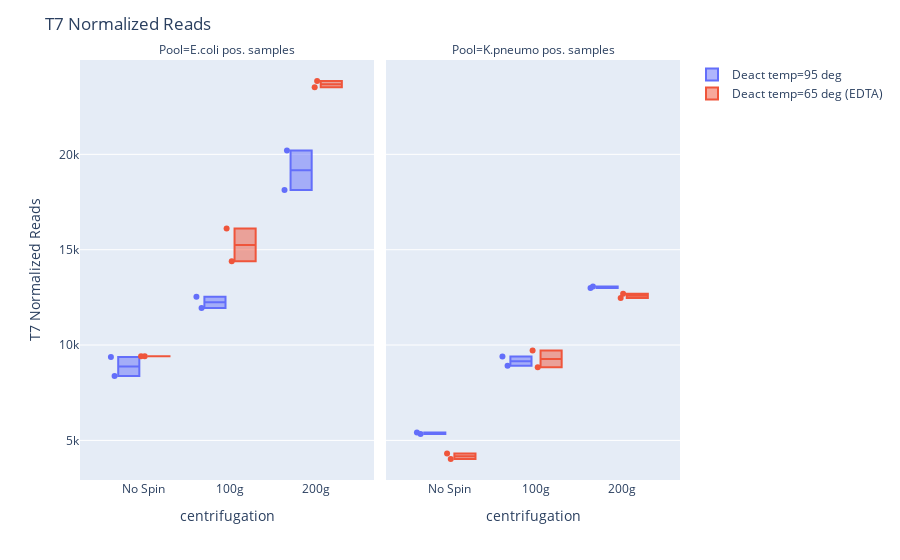

This figure's notebook cell:
### Code cell
fig_t7 = px.box(merged, x='centrifugation', y='t7_normalized_reads', color='Deact temp',
                labels={'t7_normalized_reads': 'T7 Normalized Reads'}, points='all',
                facet_col='Pool', category_orders={'centrifugation': ['No Spin', '100g', '200g']})
fig_t7.update_layout(height=700, title='T7 Normalized Reads')
fig_t7.show()

### Figure 1 — Plotly figure (JSON) as saved in the notebook; plotly's stock layout.template omitted (floating-point values rounded to 4 significant figures)
{"data": [{"alignmentgroup": "True", "boxpoints": "all", "hoverlabel": {"namelength": 0}, "hovertemplate": "Deact temp=95 deg<br>Pool=E.coli pos. samples<br>centrifugation=%{x}<br>T7 Normalized Reads=%{y}", "legendgroup": "Deact temp=95 deg", "marker": {"color": "#636efa"}, "name": "Deact temp=95 deg", "notched": false, "offsetgroup": "Deact temp=95 deg", "orientation": "v", "showlegend": true, "type": "box", "x": ["No Spin", "No Spin", "200g", "200g", "100g", "100g"], "x0": " ", "xaxis": "x", "y": [9377.0, 8378.0, 20200.0, 18130.0, 11950.0, 12540.0], "y0": " ", "yaxis": "y"}, {"alignmentgroup": "True", "boxpoints": "all", "hoverlabel": {"namelength": 0}, "hovertemplate": "Deact temp=95 deg<br>Pool=K.pneumo pos. samples<br>centrifugation=%{x}<br>T7 Normalized Reads=%{y}", "legendgroup": "Deact temp=95 deg", "marker": {"color": "#636efa"}, "name": "Deact temp=95 deg", "notched": false, "offsetgroup": "Deact temp=95 deg", "orientation": "v", "showlegend": false, "type": "box", "x": ["No Spin", "No Spin", "200g", "200g", "100g", "100g"], "x0": " ", "xaxis": "x2", "y": [5337.0, 5419.0, 13070.0, 13000.0, 8908.0, 9394.0], "y0": " ", "yaxis": "y2"}, {"alignmentgroup": "True", "boxpoints": "all", "hoverlabel": {"namelength": 0}, "hovertemplate": "Deact temp=65 deg (EDTA)<br>Pool=E.coli pos. samples<br>centrifugation=%{x}<br>T7 Normalized Reads=%{y}", "legendgroup": "Deact temp=65 deg (EDTA)", "marker": {"color": "#EF553B"}, "name": "Deact temp=65 deg (EDTA)", "notched": false, "offsetgroup": "Deact temp=65 deg (EDTA)", "orientation": "v", "showlegend": true, "type": "box", "x": ["No Spin", "No Spin", "200g", "200g", "100g", "100g"], "x0": " ", "xaxis": "x", "y": [9418.0, 9418.0, 23850.0, 23520.0, 14390.0, 16110.0], "y0": " ", "yaxis": "y"}, {"alignmentgroup": "True", "boxpoints": "all", "hoverlabel": {"namelength": 0}, "hovertemplate": "Deact temp=65 deg (EDTA)<br>Pool=K.pneumo pos. samples<br>centrifugation=%{x}<br>T7 Normalized Reads=%{y}", "legendgroup": "Deact temp=65 deg (EDTA)", "marker": {"color": "#EF553B"}, "name": "Deact temp=65 deg (EDTA)", "notched": false, "offsetgroup": "Deact temp=65 deg (EDTA)", "orientation": "v", "showlegend": false, "type": "box", "x": ["No Spin", "No Spin", "200g", "200g", "100g", "100g"], "x0": " ", "xaxis": "x2", "y": [4024.0, 4306.0, 12470.0, 12690.0, 8831.0, 9716.0], "y0": " ", "yaxis": "y2"}], "layout": {"annotations": [{"font": {}, "showarrow": false, "text": "Pool=E.coli pos. samples", "x": 0.245, "xanchor": "center", "xref": "paper", "y": 1, "yanchor": "bottom", "yref": "paper"}, {"font": {}, "showarrow": false, "text": "Pool=K.pneumo pos. samples", "x": 0.755, "xanchor": "center", "xref": "paper", "y": 1, "yanchor": "bottom", "yref": "paper"}], "autosize": true, "boxmode": "group", "legend": {"tracegroupgap": 0}, "margin": {"t": 60}, "title": {"text": "T7 Normalized Reads"}, "xaxis": {"anchor": "y", "autorange": true, "categoryarray": ["No Spin", "100g", "200g"], "categoryorder": "array", "domain": [0, 0.49], "range": [-0.7229, 2.67], "title": {"text": "centrifugation"}, "type": "category"}, "xaxis2": {"anchor": "y2", "autorange": true, "categoryarray": ["No Spin", "100g", "200g"], "categoryorder": "array", "domain": [0.51, 1], "matches": "x", "range": [-0.7229, 2.67], "title": {"text": "centrifugation"}, "type": "category"}, "yaxis": {"anchor": "x", "autorange": true, "domain": [0, 1], "range": [3521.0, 24710.0], "title": {"text": "T7 Normalized Reads"}, "type": "linear"}, "yaxis2": {"anchor": "x2", "autorange": true, "domain": [0, 1], "matches": "y", "range": [3521.0, 24710.0], "showticklabels": false, "type": "linear"}}}
